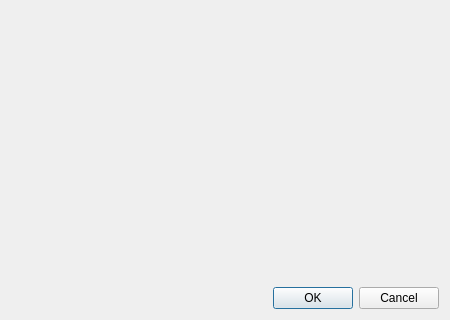
<?xml version="1.0" encoding="UTF-8"?>
<ui version="4.0">
 <class>NewContestDialog</class>
 <widget class="QDialog" name="NewContestDialog">
  <property name="geometry">
   <rect>
    <x>0</x>
    <y>0</y>
    <width>450</width>
    <height>320</height>
   </rect>
  </property>
  <property name="minimumSize">
   <size>
    <width>450</width>
    <height>320</height>
   </size>
  </property>
  <property name="windowTitle">
   <string>New Contest</string>
  </property>
  <layout class="QVBoxLayout" name="verticalLayout">
   <item>
    <widget class="NewContestWidget" name="newContestWidget" native="true"/>
   </item>
   <item>
    <widget class="QDialogButtonBox" name="buttonBox">
     <property name="styleSheet">
      <string notr="true">font-size:9pt;</string>
     </property>
     <property name="standardButtons">
      <set>QDialogButtonBox::Cancel|QDialogButtonBox::Ok</set>
     </property>
    </widget>
   </item>
  </layout>
 </widget>
 <customwidgets>
  <customwidget>
   <class>NewContestWidget</class>
   <extends>QWidget</extends>
   <header>newcontestwidget.h</header>
   <container>1</container>
  </customwidget>
 </customwidgets>
 <resources/>
 <connections>
  <connection>
   <sender>buttonBox</sender>
   <signal>accepted()</signal>
   <receiver>NewContestDialog</receiver>
   <slot>accept()</slot>
   <hints>
    <hint type="sourcelabel">
     <x>224</x>
     <y>294</y>
    </hint>
    <hint type="destinationlabel">
     <x>224</x>
     <y>159</y>
    </hint>
   </hints>
  </connection>
  <connection>
   <sender>buttonBox</sender>
   <signal>rejected()</signal>
   <receiver>NewContestDialog</receiver>
   <slot>reject()</slot>
   <hints>
    <hint type="sourcelabel">
     <x>224</x>
     <y>294</y>
    </hint>
    <hint type="destinationlabel">
     <x>224</x>
     <y>159</y>
    </hint>
   </hints>
  </connection>
 </connections>
</ui>
